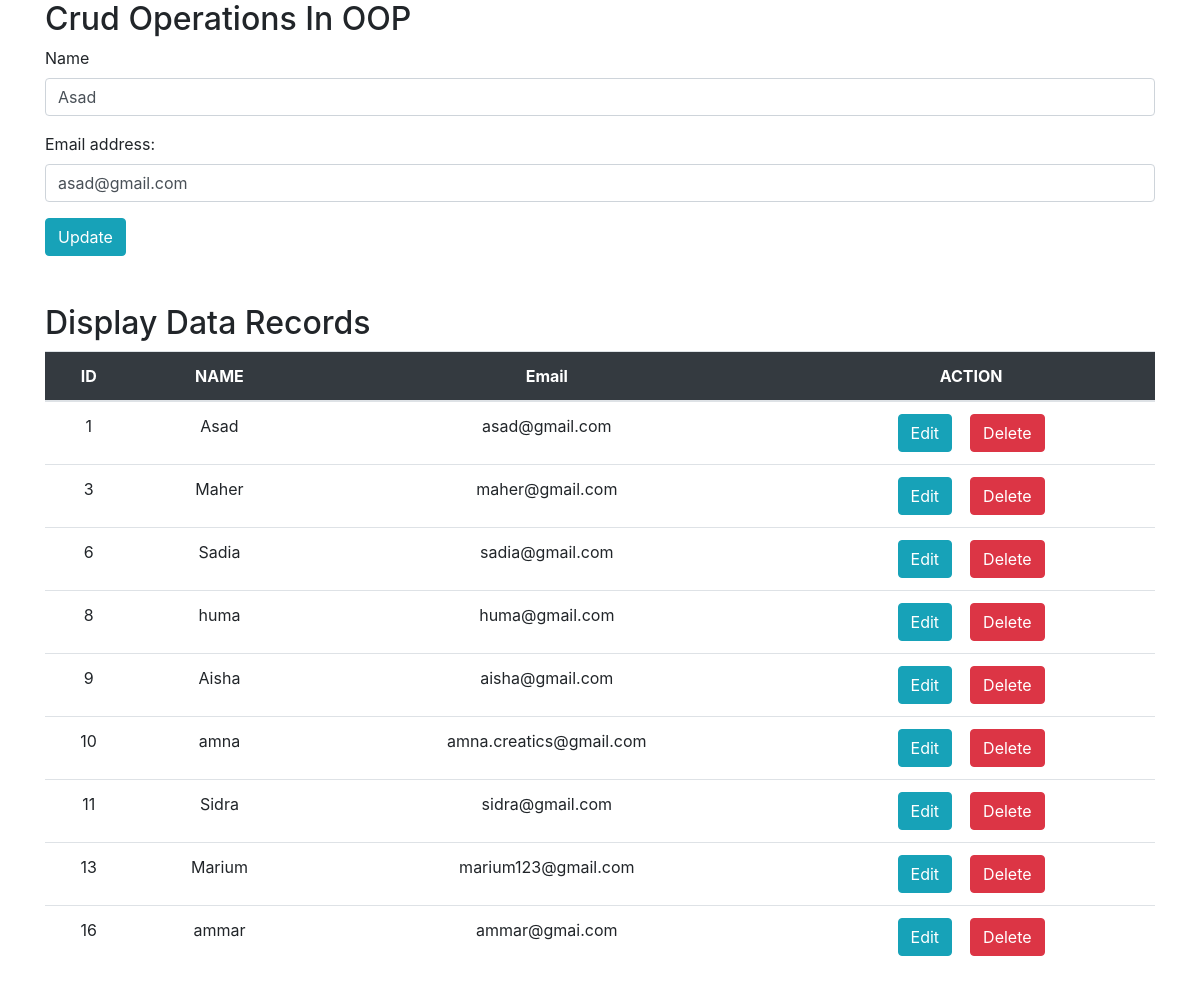
The page /index.php?editid=1 on the database its author committed.
### tables this page shows
CREATE TABLE `user_tb` (
  `id` int(11) NOT NULL,
  `name` varchar(255) NOT NULL,
  `email` varchar(255) NOT NULL
);

### model/model.php (called while the page is built, shortened)
<?php
class Model{
	private $db_host='localhost';
    private $db_username='root';
    private $db_password='';
    private $db_name='admin_db';
	private $conn;
	public function __construct(){
		$this->conn=new mysqli($this->db_host,$this->db_username,$this->db_password,$this->db_name);
		if($this->conn->connect_error){
			echo "Connection Failed!";
		}
		else{
			return $this->conn;
		}
	}
	public function displayRecords(){
		$sql="select * from user_tb";
		$result=$this->conn->query($sql);
		if($result->num_rows>0){
			while($row=$result->fetch_assoc()){
				$data[]=$row;
			}
			return $data;
		}
	}
	public function dataFetchById($editid){
		$sql="select * from user_tb where id='$editid' ";
		$result=$this->conn->query($sql);
		if($result->num_rows==1){
			$row=$result->fetch_assoc();
			return $row;
		}
	}
}
?>

### index.php (the view, shortened to what this page needs)
<?php include('model/model.php');
$obj=new Model();
?>
<!DOCTYPE html>
<html lang="en">
<head>
  <link rel="stylesheet" href="https://cdn.jsdelivr.net/npm/bootstrap@4.6.2/dist/css/bootstrap.min.css">
</head>
<body>
<div class="container">
<h2>Crud Operations In OOP</h2>
<?php
if(isset($_GET['editid'])){
	$editid=$_GET['editid'];
	$myrecord=$obj->dataFetchById($editid);
	?>
	<form action="" method="post">
<div class="form-group">
    <label for="name">Name</label>
    <input type="name" class="form-control" value="<?php echo $myrecord['name']; ?>"  name="name" id="name" required>
  </div>
  <div class="form-group">
    <label for="email">Email address:</label>
    <input type="email" class="form-control"  value="<?php echo $myrecord['email']; ?>" name="email" id="email" required>
  </div>
  <button type="submit" name="update" value="update" class="btn btn-info">Update</button>
</form>
<?php
}
?>
<br>
<br>
<h2>Display Data Records</h2>
<table class="table text-center ">
    <thead class="bg-dark text-white">
      <tr>
        <th>ID</th>
        <th>NAME</th>
        <th>Email</th>
		<th>ACTION</th>
      </tr>
    </thead>
	<?php $datarecord=$obj->displayRecords();
		  foreach($datarecord as $value){
			?>
			<tr>
		<td><?php echo  $value['id']   ?></td>
        <td><?php echo  $value['name']   ?></td>
        <td><?php echo  $value['email']   ?></td>
		<td><a href="index.php?editid=<?php echo $value['id']; ?>" class="btn  btn-info"> Edit </a>
		    <a href="index.php?deleteid=<?php echo $value['id']; ?>" class="btn  btn-danger"> Delete </a>
		</td>
			</tr>
			<?php
		      }
	         ?>
  </table>
</div>
</body>
</html>

### rows shown on the page
user_tb: name "Asad", email "asad@gmail.com", id "1"
user_tb: id "3", name "Maher", email "maher@gmail.com"
user_tb: id "6", name "Sadia", email "sadia@gmail.com"
user_tb: id "8", name "huma", email "huma@gmail.com"
user_tb: id "9", name "Aisha", email "aisha@gmail.com"
user_tb: id "10", name "amna", email "amna.creatics@gmail.com"
user_tb: id "11", name "Sidra", email "sidra@gmail.com"
user_tb: id "13", name "Marium", email "marium123@gmail.com"
user_tb: id "16", name "ammar", email "ammar@gmai.com"
